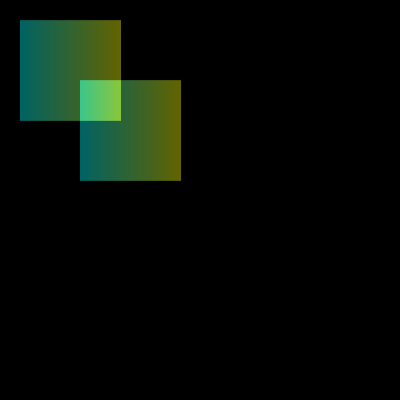
Frame 1 (no input)
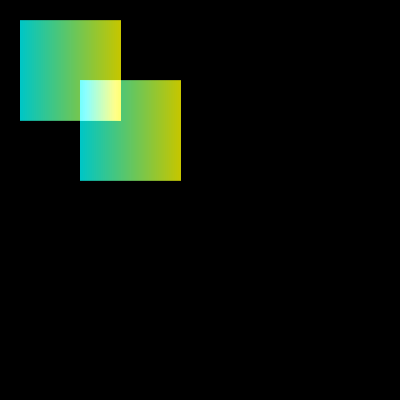
Frame 2 (the mouse pressed at the canvas centre, redrawn once)

The Processing sketch that drew these frames (run headless with seeded random() and noise(); the mouse was pressed at the canvas centre and the sketch redrawn once):

// Processing sketch: sketch_171130a
// ── sketch_171130a.pde
// Constants
int Y_AXIS = 1;
int X_AXIS = 2;
color b1, b2, c1, c2;

void setup() {
  size(400,400);
  background(0);
  //blendMode(ADD);

  // Define colors
  b1 = color(255);
  b2 = color(0);
  c1 = color(255, 255, 0, 100);
  c2 = color(0, 255, 255, 100);

  noLoop();
}


void draw() {
  // Background
  //setGradient(0, 0, width/2, height, b1, b2, X_AXIS);
  //setGradient(width/2, 0, width/2, height, b2, b1, X_AXIS);
  // Foreground
  blendMode(ADD);
  setGradient(20, 20, 100, 100, c2, c1, X_AXIS);
  setGradient(80, 80, 100, 100, c2, c1, X_AXIS);
}

void setGradient(int x, int y, float w, float h, color c1, color c2, int axis ) {
  noFill();
  if (axis == Y_AXIS) {  // Top to bottom gradient
    for (int i = y; i <= y+h; i++) {
      float inter = map(i, y, y+h, 0, 1);
      color c = lerpColor(c1, c2, inter);
      stroke(c);
      line(x, i, x+w, i);
    }
  }  
  else if (axis == X_AXIS) {  // Left to right gradient
    for (int i = x; i <= x+w; i++) {
      float inter = map(i, x, x+w, 0, 1);
      color c = lerpColor(c1, c2, inter);
      stroke(c);
      line(i, y, i, y+h);
    }
  }
}
